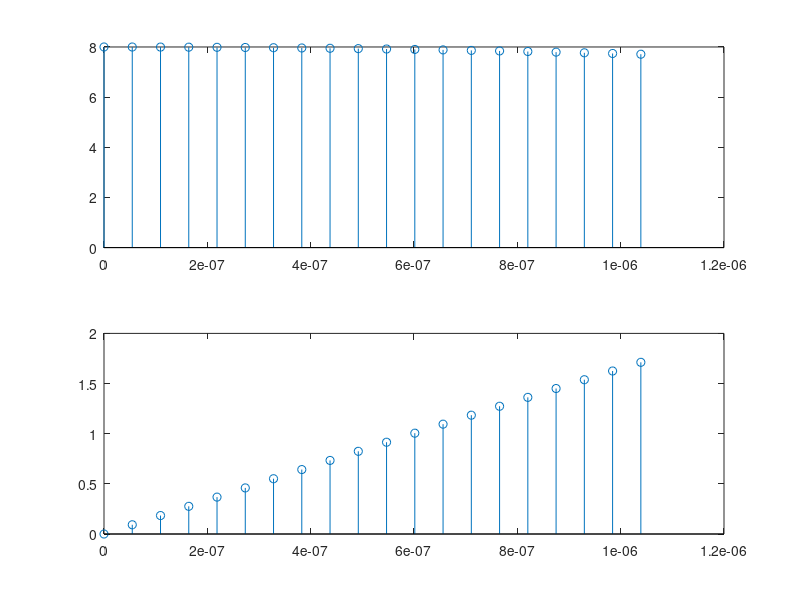
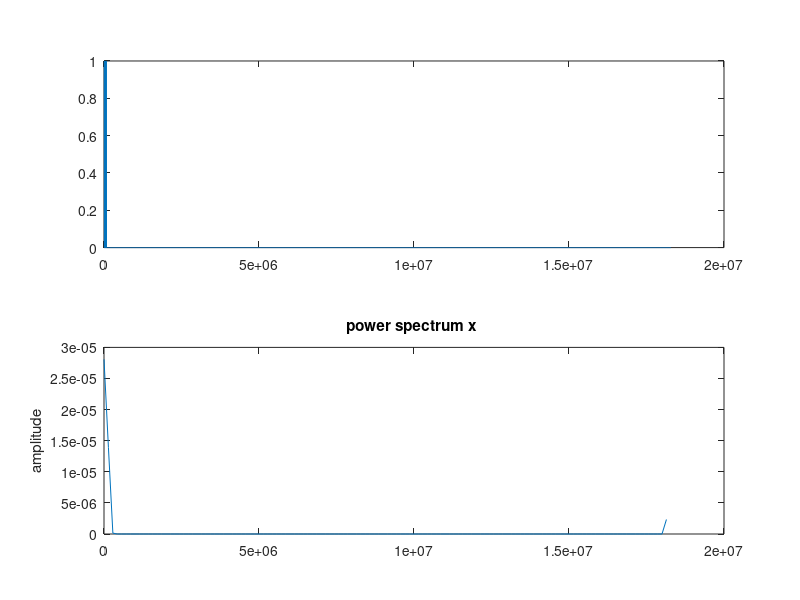
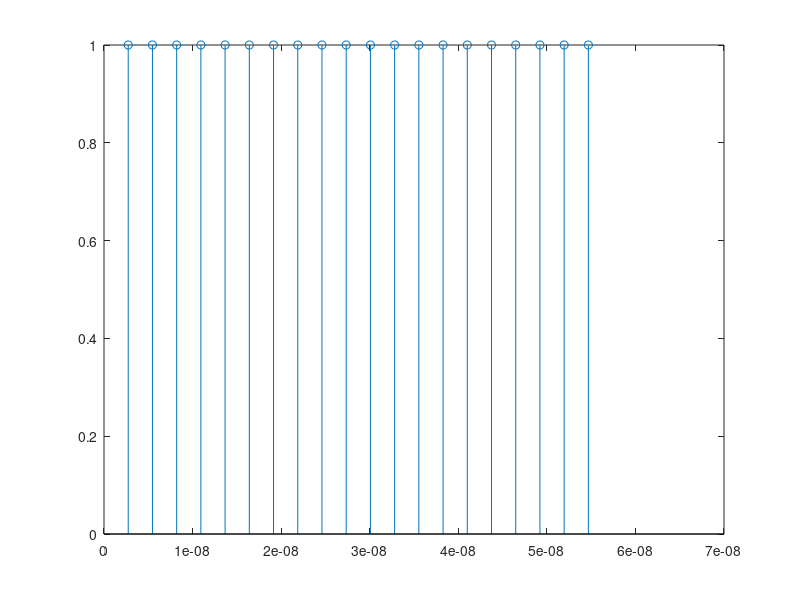
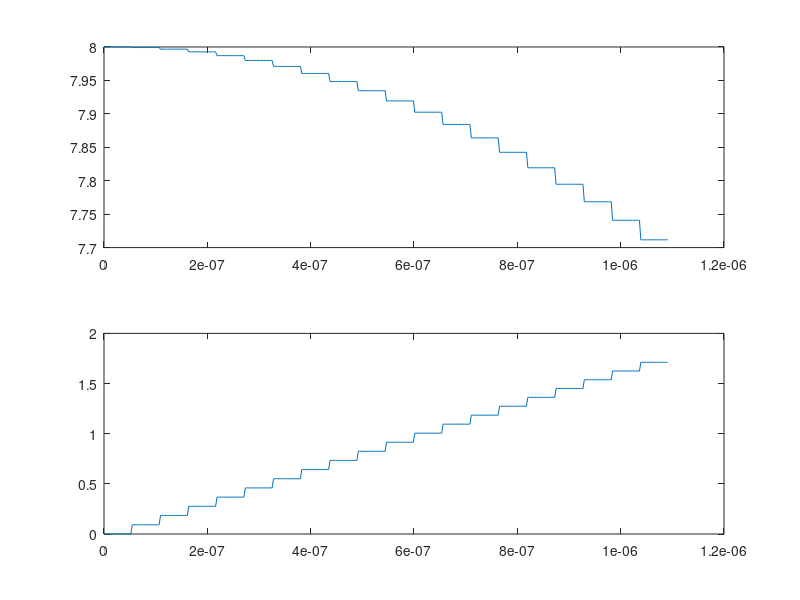

Source code (MATLAB) for these figures, in order: (Note: this script raises an error after producing the figures.)
%DVB-T 2K Transmission
%The available bandwidth is 8 MHz
%2K is intended for mobile services
clear all;
close all;
%DVB-T Parameters
%A = importdata('C:\Users\Bartosz\Desktop\matlab\test.txt');

Tu=224e-6; %useful OFDM symbol period
T=Tu/2048; %baseband elementary period
G=0; %choice of 1/4, 1/8, 1/16, and 1/32
delta=G*Tu; %guard band duration
Ts=delta+Tu; %total OFDM symbol period
Kmax=1705; %number of subcarriers
Kmin=0;
FS=4096; %IFFT/FFT length
q=10; %carrier period to elementary period ratio
fc=q*1/T; %carrier frequency
Rs=4*fc; %simulation period
t=0:1/Rs:Tu;
%Data generator (A)
M=Kmax+1;
rand('state',0);
%a=-1+2*round(rand(M,1));
%A=length(a);
%info=zeros(FS,1);
%info(1:(A/2)) = [ a(1:(A/2)).']; %Zero padding
%info((FS-((A/2)-1)):FS) = [ a(((A/2)+1):A).'];
%Subcarriers generation (B)

A = importdata('test.txt');
a = length(A); 
info = reshape(A, a, 1);
carriers=FS.*ifft(info,FS);
tt=0:T/2:Tu;
figure(1);
subplot(211);
stem(tt(1:20),real(carriers(1:20)));

subplot(212);
stem(tt(1:20),imag(carriers(1:20)));
figure(2);
f=(2/T)*(1:(FS))/(FS);
subplot(211);
plot(f,abs(fft(carriers,FS))/FS);
subplot(212);
pwelch(carriers,[],[],[],2/T);
% D/A simulation
L = length(carriers);
chips = [ carriers.';zeros((2*q)-1,L)];
p=1/Rs:1/Rs:T/2;
g=ones(length(p),1); %pulse shape
figure(3);
stem(p,g);
dummy=conv(g,chips(:));
u=[dummy(1:length(t))]; % (C)
figure(4);
subplot(211);
plot(t(1:400),real(u(1:400)));
subplot(212);
plot(t(1:400),imag(u(1:400)));
figure(5);
ff=(Rs)*(1:(q*FS))/(q*FS);
subplot(211);
plot(ff,abs(fft(u,q*FS))/FS);
subplot(212);
pwelch(u,[],[],[],Rs);
[b,a] = butter(13,1/20); %reconstruction filter
[H,F] = FREQZ(b,a,FS,Rs);
figure(6);
plot(F,20*log10(abs(H)));
uoft = filter(b,a,u); %baseband signal (D)
figure(7);
subplot(211);
plot(t(80:480),real(uoft(80:480)));
subplot(212);
plot(t(80:480),imag(uoft(80:480)));
figure(8);
subplot(211);
plot(ff,abs(fft(uoft,q*FS))/FS);
subplot(212);
pwelch(uoft,[],[],[],Rs);
%Upconverter
s_tilde=(uoft.').*exp(1i*2*pi*fc*t);
s=real(s_tilde); %passband signal (E)
figure(9);
plot(t(80:480),s(80:480));
figure(10);
subplot(211);
13
%plot(ff,abs(fft(((real(uoft).').*cos(2*pi*fc*t)),q*FS))/FS);
%plot(ff,abs(fft(((imag(uoft).').*sin(2*pi*fc*t)),q*FS))/FS);
plot(ff,abs(fft(s,q*FS))/FS);
subplot(212);
%pwelch(((real(uoft).').*cos(2*pi*fc*t)),[],[],[],Rs);
%pwelch(((imag(uoft).').*sin(2*pi*fc*t)),[],[],[],Rs);
pwelch(s,[],[],[],Rs);
